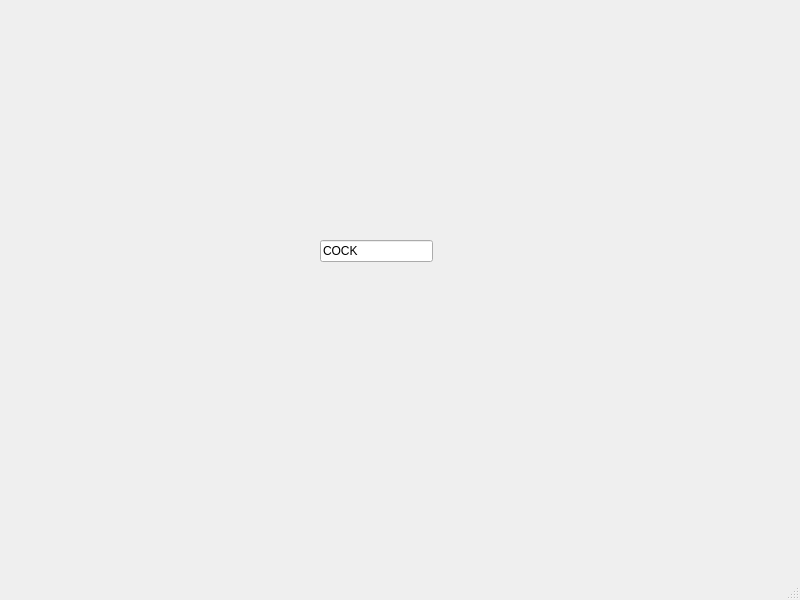
<?xml version="1.0" encoding="UTF-8"?>
<ui version="4.0">
 <class>EmployeeDatabase</class>
 <widget class="QMainWindow" name="EmployeeDatabase">
  <property name="geometry">
   <rect>
    <x>0</x>
    <y>0</y>
    <width>800</width>
    <height>600</height>
   </rect>
  </property>
  <property name="windowTitle">
   <string>MainWindow</string>
  </property>
  <widget class="QWidget" name="centralwidget">
   <widget class="QLineEdit" name="lineEdit">
    <property name="geometry">
     <rect>
      <x>320</x>
      <y>240</y>
      <width>113</width>
      <height>22</height>
     </rect>
    </property>
    <property name="text">
     <string>COCK</string>
    </property>
   </widget>
  </widget>
  <widget class="QMenuBar" name="menubar">
   <property name="geometry">
    <rect>
     <x>0</x>
     <y>0</y>
     <width>800</width>
     <height>22</height>
    </rect>
   </property>
  </widget>
  <widget class="QStatusBar" name="statusbar"/>
 </widget>
 <resources/>
 <connections/>
</ui>
